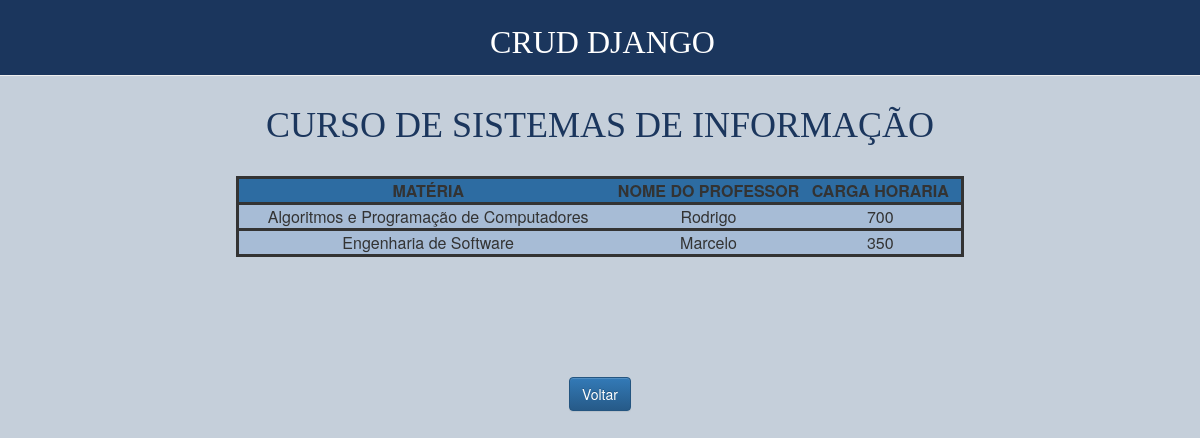
Page /exibirCurso/41 on the committed database.
### matriculas/models.py (models this page shows, shortened)
class Curso(models.Model):
    descricao = models.CharField(max_length=100)
    materias = models.ManyToManyField(Materia)

class Materia(models.Model):
    descricao = models.CharField(max_length=100)
    nome_professor = models.CharField(max_length=100)
    carga_horaria = models.FloatField(max_length=4)

### matriculas/views.py (the view)
# urls.py: path('exibirCurso/<int:pk>', exibirCurso, name='url_curso'),
def exibirCurso(request, pk):
    data = {}
    matricula = Matricula.objects.get(pk=pk)
    materiasCurso = matricula.curso.materias.all()
    data['matricula'] = matricula
    data['materiasCurso'] = materiasCurso
    data['nomeCurso'] = matricula.curso.descricao.upper()
    return render(request, 'matriculas/exibirCurso.html', data)

### matriculas/templates/matriculas/exibirCurso.html (shortened to what this page needs)
{% load static %}
<html>
<head>
    <link rel="stylesheet" href="//maxcdn.bootstrapcdn.com/bootstrap/3.2.0/css/bootstrap.min.css">
    <link rel="stylesheet" href="//maxcdn.bootstrapcdn.com/bootstrap/3.2.0/css/bootstrap-theme.min.css">
    <link rel="stylesheet" href="{% static 'css/crud.css' %}">
</head>
<body class="ground">
<div class="page-header">
    <h1>CRUD DJANGO</h1>
</div>
<h1 style="color: #1B365D; margin-top: 3rem;">CURSO DE {{ nomeCurso }}</h1>
<div style="margin-top: 3rem" align="center">
    <table style="border: solid; 1px; ">
        <tr style="background-color: #2d6ca2">
        <th style="diplay: block; text-align: center;">MATÉRIA</th>
        <th style="width: 25%; text-align: center;">NOME DO PROFESSOR</th>
        <th style="diplay: block; text-align: center;">CARGA HORARIA</th>
        </tr>
        {% for materia in materiasCurso %}
        <tr style="background-color: #A7BCD6; border: solid; 1px;">
            <td style="text-align: center;">{{ materia.descricao }}</td>
            <td style="text-align: center;">{{ materia.nome_professor }}</td>
            <td style="text-align: center;">{{ materia.carga_horaria|stringformat:"i" }}</td>
        </tr>
        {% endfor %}
    </table>
    <div style="margin-top: 3rem" align="center">
        <a class="btn btn-primary" href="{% url 'url_lista' %}">Voltar</a>
    </div>
</div>
</body>
</html>

### matriculas/static/css/crud.css (style rules this page uses)
h1, h2 { text-align: center; color: white; font-family: 'Permanent Marker', cursive; }
.ground { background-color : #C5CFDA; }
.page-header { background-color: #1B365D; margin-top: 0; padding: 5px 5px 5px 10px; }
.page-header h1, .page-header h1 a, .page-header h1 a:visited, .page-header h1 a:active { color: #ffffff; font-size: 24pt; text-decoration: none; }
h1, h2, h3, h4 { font-family: 'Lobster', cursive; }

### rows in the picture
Curso: descricao "SISTEMAS DE INFORMAÇÃO"
Materia: descricao "Algoritmos e Programação de Computadores", nome_professor "Rodrigo", carga_horaria "700"
Materia: descricao "Engenharia de Software", nome_professor "Marcelo", carga_horaria "350"
